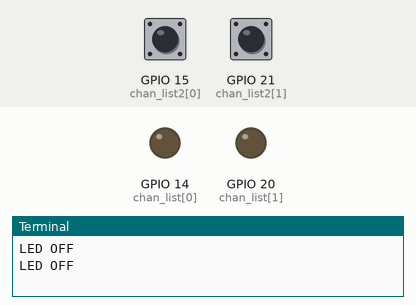
A program run on a simulated Raspberry Pi (BCM pin numbers). Shown: output pins drawn as LEDs (lit = HIGH), the last lines printed to the terminal. The test bench sets the inputs (shaded band); at power-on: GPIO 15 (chan_list2[0]) HIGH, GPIO 21 (chan_list2[1]) HIGH.

Above: at 1.2 s.
1.3 s: GPIO 15 (chan_list2[0]) pulled LOW for 2.35 s
At 3.0 s:
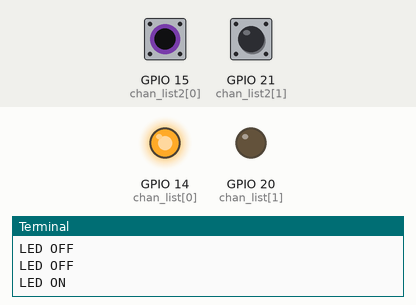
5.5 s: GPIO 21 (chan_list2[1]) pulled LOW for 2.35 s
At 8.0 s:
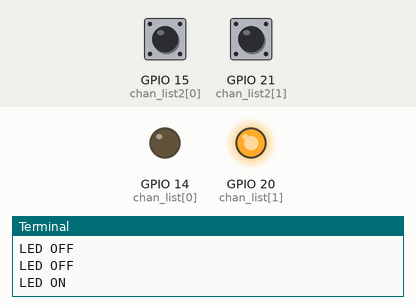
10.5 s: GPIO 15 (chan_list2[0]) driven LOW and GPIO 21 (chan_list2[1]) driven LOW
At 13.0 s:
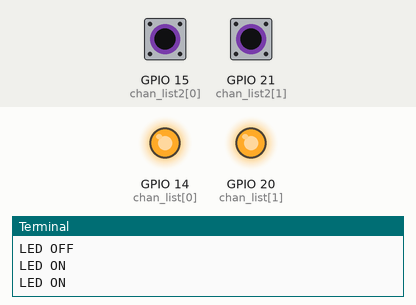
13.5 s: GPIO 15 (chan_list2[0]) driven HIGH
At 14.6 s:
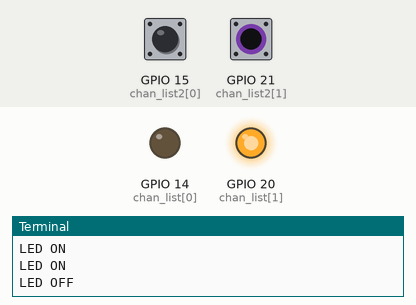
16.2 s: GPIO 15 (chan_list2[0]) driven LOW
At 18.8 s:
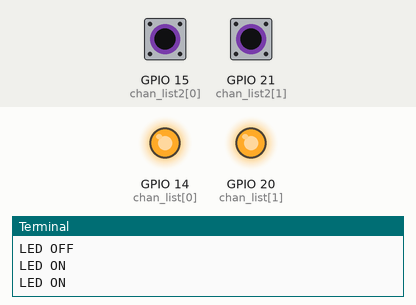
Timing chart, 0 to 20.3 s (numbered marks = the images above; inputs shaded):
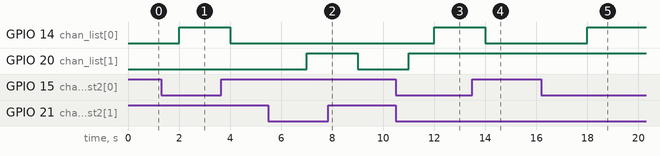

Measured:
- after the input at 1.3 s, GPIO 14 (chan_list[0]): LOW → HIGH after 0.70 s, → LOW 2.0 s later
- after the input at 5.5 s, GPIO 20 (chan_list[1]): LOW → HIGH after 1.5 s, → LOW 2.0 s later
- after the input at 10.5 s, GPIO 14 (chan_list[0]): LOW → HIGH after 1.5 s; GPIO 20 (chan_list[1]): LOW → HIGH after 0.50 s
- after the input at 13.5 s, GPIO 14 (chan_list[0]): HIGH → LOW after 0.50 s
- after the input at 16.2 s, GPIO 14 (chan_list[0]): LOW → HIGH after 1.8 s

The program:

Two_Switch.py
```python
import RPi.GPIO as GPIO
import time
GPIO.setwarnings(False)
GPIO.setmode(GPIO.BCM)
chan_list=[14,20]
chan_list2=[15,21]
GPIO.setup(chan_list,GPIO.OUT)
GPIO.setup(chan_list2,GPIO.IN,pull_up_down=GPIO.PUD_UP)
while True:
    if(GPIO.input(15)==False):
        GPIO.output(14,True)
        print("LED ON")
        time.sleep(1)
    else:
        GPIO.output(14,False)
        print("LED OFF")
        time.sleep(1)
    if(GPIO.input(21)==False):
        GPIO.output(20,True)
        print("LED ON")
        time.sleep(1)
    else:
        GPIO.output(20,False)
        print("LED OFF")
        time.sleep(1)
```
